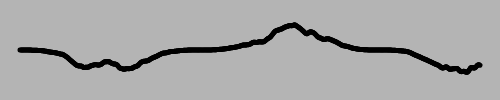
Frame 1 (no input)
Frame 60 (no input): identical to frame 1, image omitted
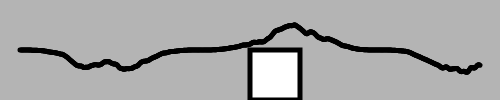
Frame 120 (the mouse pressed at the canvas centre since frame 60)

The p5.js sketch that drew these frames (run headless with seeded random() and noise() and a simulated clock; from frame 60 on, the mouse is pressed at the canvas centre):

// p5.js sketch
// ── sketch.js
let x_step = 1;
let last_x = -999;
let last_y = -999;
let angle = 0;
let y = 50;

function setup() {
  createCanvas(500, 100);
  background(180);
  strokeWeight(5);

  for (let x = 20; x <= 480; x += x_step) {
    let rad = radians(angle);
    // y = 50 + (sin(rad)*40);
    // y = 50 + (pow(sin(rad),3)*40);
    y = 50 + (pow(sin(rad), 3) * noise(rad * 2) * 40);

    if (last_x > -999) {
      line(x, y, last_x, last_y);
    }
    last_x = x;
    last_y = y;
    angle++;
  }

}

function draw() {
}

function mousePressed() {
  rect(mouseX, mouseY, 50, 50);
}
